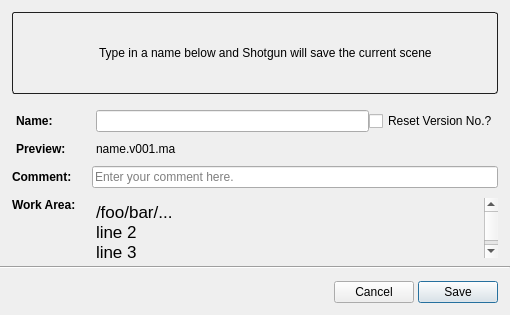
<?xml version="1.0" encoding="UTF-8"?>
<ui version="4.0">
 <class>SaveAsForm</class>
 <widget class="QWidget" name="SaveAsForm">
  <property name="geometry">
   <rect>
    <x>0</x>
    <y>0</y>
    <width>510</width>
    <height>294</height>
   </rect>
  </property>
  <property name="minimumSize">
   <size>
    <width>510</width>
    <height>0</height>
   </size>
  </property>
  <property name="maximumSize">
   <size>
    <width>16777215</width>
    <height>16777215</height>
   </size>
  </property>
  <property name="focusPolicy">
   <enum>Qt::ClickFocus</enum>
  </property>
  <property name="windowTitle">
   <string>Form</string>
  </property>
  <layout class="QVBoxLayout" name="verticalLayout" stretch="0,1,0,0">
   <property name="spacing">
    <number>4</number>
   </property>
   <property name="margin">
    <number>0</number>
   </property>
   <item>
    <layout class="QVBoxLayout" name="verticalLayout_2">
     <property name="spacing">
      <number>16</number>
     </property>
     <property name="leftMargin">
      <number>12</number>
     </property>
     <property name="topMargin">
      <number>12</number>
     </property>
     <property name="rightMargin">
      <number>12</number>
     </property>
     <property name="bottomMargin">
      <number>4</number>
     </property>
     <item>
      <widget class="QFrame" name="header_frame">
       <property name="styleSheet">
        <string notr="true">#header_frame {
border-style: solid;
border-radius: 3;
border-width: 1;
border-color: rgb(32,32,32);
}</string>
       </property>
       <property name="frameShape">
        <enum>QFrame::StyledPanel</enum>
       </property>
       <property name="frameShadow">
        <enum>QFrame::Raised</enum>
       </property>
       <layout class="QHBoxLayout" name="horizontalLayout_2">
        <property name="margin">
         <number>0</number>
        </property>
        <item>
         <widget class="QLabel" name="label_2">
          <property name="minimumSize">
           <size>
            <width>80</width>
            <height>80</height>
           </size>
          </property>
          <property name="maximumSize">
           <size>
            <width>80</width>
            <height>80</height>
           </size>
          </property>
          <property name="text">
           <string/>
          </property>
          <property name="pixmap">
           <pixmap resource="resources.qrc">:/res/save_as_icon.png</pixmap>
          </property>
          <property name="scaledContents">
           <bool>false</bool>
          </property>
          <property name="alignment">
           <set>Qt::AlignCenter</set>
          </property>
         </widget>
        </item>
        <item>
         <widget class="QLabel" name="header_label">
          <property name="text">
           <string>Type in a name below and Shotgun will save the current scene</string>
          </property>
          <property name="wordWrap">
           <bool>true</bool>
          </property>
         </widget>
        </item>
       </layout>
      </widget>
     </item>
     <item>
      <layout class="QGridLayout" name="gridLayout" columnstretch="0,1">
       <property name="horizontalSpacing">
        <number>16</number>
       </property>
       <property name="verticalSpacing">
        <number>10</number>
       </property>
       <item row="3" column="0">
        <widget class="QLabel" name="label_6">
         <property name="text">
          <string>&lt;html&gt;&lt;head/&gt;&lt;body&gt;&lt;p&gt;&lt;span style=&quot; font-weight:600;&quot;&gt;Work Area:&lt;/span&gt;&lt;/p&gt;&lt;/body&gt;&lt;/html&gt;</string>
         </property>
         <property name="alignment">
          <set>Qt::AlignLeading|Qt::AlignLeft|Qt::AlignTop</set>
         </property>
         <property name="margin">
          <number>4</number>
         </property>
         <property name="indent">
          <number>0</number>
         </property>
        </widget>
       </item>
       <item row="0" column="0">
        <widget class="QLabel" name="name_label">
         <property name="minimumSize">
          <size>
           <width>0</width>
           <height>0</height>
          </size>
         </property>
         <property name="text">
          <string>&lt;html&gt;&lt;head/&gt;&lt;body&gt;&lt;p&gt;&lt;span style=&quot; font-weight:600;&quot;&gt;Name:&lt;/span&gt;&lt;/p&gt;&lt;/body&gt;&lt;/html&gt;</string>
         </property>
         <property name="alignment">
          <set>Qt::AlignLeading|Qt::AlignLeft|Qt::AlignVCenter</set>
         </property>
         <property name="indent">
          <number>4</number>
         </property>
        </widget>
       </item>
       <item row="3" column="1">
        <widget class="QTextEdit" name="path_preview_edit">
         <property name="enabled">
          <bool>true</bool>
         </property>
         <property name="sizePolicy">
          <sizepolicy hsizetype="Preferred" vsizetype="Preferred">
           <horstretch>0</horstretch>
           <verstretch>0</verstretch>
          </sizepolicy>
         </property>
         <property name="minimumSize">
          <size>
           <width>0</width>
           <height>0</height>
          </size>
         </property>
         <property name="maximumSize">
          <size>
           <width>16777215</width>
           <height>60</height>
          </size>
         </property>
         <property name="focusPolicy">
          <enum>Qt::NoFocus</enum>
         </property>
         <property name="styleSheet">
          <string notr="true">QTextEdit {
background-color: rgb(0,0,0,0);
border-style: none;
}</string>
         </property>
         <property name="frameShape">
          <enum>QFrame::NoFrame</enum>
         </property>
         <property name="frameShadow">
          <enum>QFrame::Plain</enum>
         </property>
         <property name="lineWidth">
          <number>0</number>
         </property>
         <property name="verticalScrollBarPolicy">
          <enum>Qt::ScrollBarAsNeeded</enum>
         </property>
         <property name="horizontalScrollBarPolicy">
          <enum>Qt::ScrollBarAlwaysOff</enum>
         </property>
         <property name="readOnly">
          <bool>true</bool>
         </property>
         <property name="html">
          <string>&lt;!DOCTYPE HTML PUBLIC &quot;-//W3C//DTD HTML 4.0//EN&quot; &quot;http://www.w3.org/TR/REC-html40/strict.dtd&quot;&gt;
&lt;html&gt;&lt;head&gt;&lt;meta name=&quot;qrichtext&quot; content=&quot;1&quot; /&gt;&lt;style type=&quot;text/css&quot;&gt;
p, li { white-space: pre-wrap; }
&lt;/style&gt;&lt;/head&gt;&lt;body style=&quot; font-family:'Sans Serif'; font-size:9pt; font-weight:400; font-style:normal;&quot;&gt;
&lt;p style=&quot; margin-top:0px; margin-bottom:0px; margin-left:0px; margin-right:0px; -qt-block-indent:0; text-indent:0px;&quot;&gt;&lt;span style=&quot; font-family:'Lucida Grande'; font-size:13pt;&quot;&gt;/foo/bar/...&lt;/span&gt;&lt;/p&gt;
&lt;p style=&quot; margin-top:0px; margin-bottom:0px; margin-left:0px; margin-right:0px; -qt-block-indent:0; text-indent:0px;&quot;&gt;&lt;span style=&quot; font-family:'Lucida Grande'; font-size:13pt;&quot;&gt;line 2&lt;/span&gt;&lt;/p&gt;
&lt;p style=&quot; margin-top:0px; margin-bottom:0px; margin-left:0px; margin-right:0px; -qt-block-indent:0; text-indent:0px;&quot;&gt;&lt;span style=&quot; font-family:'Lucida Grande'; font-size:13pt;&quot;&gt;line 3&lt;/span&gt;&lt;/p&gt;&lt;/body&gt;&lt;/html&gt;</string>
         </property>
         <property name="acceptRichText">
          <bool>true</bool>
         </property>
        </widget>
       </item>
       <item row="0" column="1">
        <layout class="QHBoxLayout" name="name_layout">
         <property name="leftMargin">
          <number>4</number>
         </property>
         <item>
          <widget class="QLineEdit" name="name_edit">
           <property name="maximumSize">
            <size>
             <width>16777215</width>
             <height>16777215</height>
            </size>
           </property>
           <property name="frame">
            <bool>true</bool>
           </property>
          </widget>
         </item>
         <item>
          <widget class="QCheckBox" name="reset_version_cb">
           <property name="text">
            <string>Reset Version No.?</string>
           </property>
          </widget>
         </item>
        </layout>
       </item>
       <item row="1" column="0">
        <widget class="QLabel" name="preview_label">
         <property name="text">
          <string>&lt;html&gt;&lt;head/&gt;&lt;body&gt;&lt;p&gt;&lt;span style=&quot; font-weight:600;&quot;&gt;Preview:&lt;/span&gt;&lt;/p&gt;&lt;/body&gt;&lt;/html&gt;</string>
         </property>
         <property name="alignment">
          <set>Qt::AlignLeading|Qt::AlignLeft|Qt::AlignVCenter</set>
         </property>
         <property name="indent">
          <number>4</number>
         </property>
        </widget>
       </item>
       <item row="1" column="1">
        <widget class="QLabel" name="filename_preview_label">
         <property name="text">
          <string>name.v001.ma</string>
         </property>
         <property name="indent">
          <number>4</number>
         </property>
        </widget>
       </item>
       <item row="2" column="0">
        <widget class="QLabel" name="comment_label">
         <property name="text">
          <string>&lt;html&gt;&lt;head/&gt;&lt;body&gt;&lt;p&gt;&lt;span style=&quot; font-weight:600;&quot;&gt;Comment:&lt;/span&gt;&lt;/p&gt;&lt;/body&gt;&lt;/html&gt;</string>
         </property>
        </widget>
       </item>
       <item row="2" column="1">
        <widget class="QLineEdit" name="comment_edit">
         <property name="placeholderText">
          <string>Enter your comment here.</string>
         </property>
        </widget>
       </item>
      </layout>
     </item>
    </layout>
   </item>
   <item>
    <spacer name="verticalSpacer_2">
     <property name="orientation">
      <enum>Qt::Vertical</enum>
     </property>
     <property name="sizeHint" stdset="0">
      <size>
       <width>20</width>
       <height>1</height>
      </size>
     </property>
    </spacer>
   </item>
   <item>
    <widget class="Line" name="break_line">
     <property name="orientation">
      <enum>Qt::Horizontal</enum>
     </property>
    </widget>
   </item>
   <item>
    <layout class="QHBoxLayout" name="horizontalLayout_3">
     <property name="leftMargin">
      <number>12</number>
     </property>
     <property name="topMargin">
      <number>8</number>
     </property>
     <property name="rightMargin">
      <number>12</number>
     </property>
     <property name="bottomMargin">
      <number>12</number>
     </property>
     <item>
      <spacer name="horizontalSpacer">
       <property name="orientation">
        <enum>Qt::Horizontal</enum>
       </property>
       <property name="sizeHint" stdset="0">
        <size>
         <width>40</width>
         <height>20</height>
        </size>
       </property>
      </spacer>
     </item>
     <item>
      <widget class="QPushButton" name="cancel_btn">
       <property name="text">
        <string>Cancel</string>
       </property>
      </widget>
     </item>
     <item>
      <widget class="QPushButton" name="continue_btn">
       <property name="text">
        <string>Save</string>
       </property>
       <property name="default">
        <bool>true</bool>
       </property>
      </widget>
     </item>
    </layout>
   </item>
  </layout>
 </widget>
 <tabstops>
  <tabstop>name_edit</tabstop>
  <tabstop>reset_version_cb</tabstop>
  <tabstop>cancel_btn</tabstop>
  <tabstop>continue_btn</tabstop>
  <tabstop>path_preview_edit</tabstop>
 </tabstops>
 <resources>
  <include location="resources.qrc"/>
 </resources>
 <connections/>
</ui>
